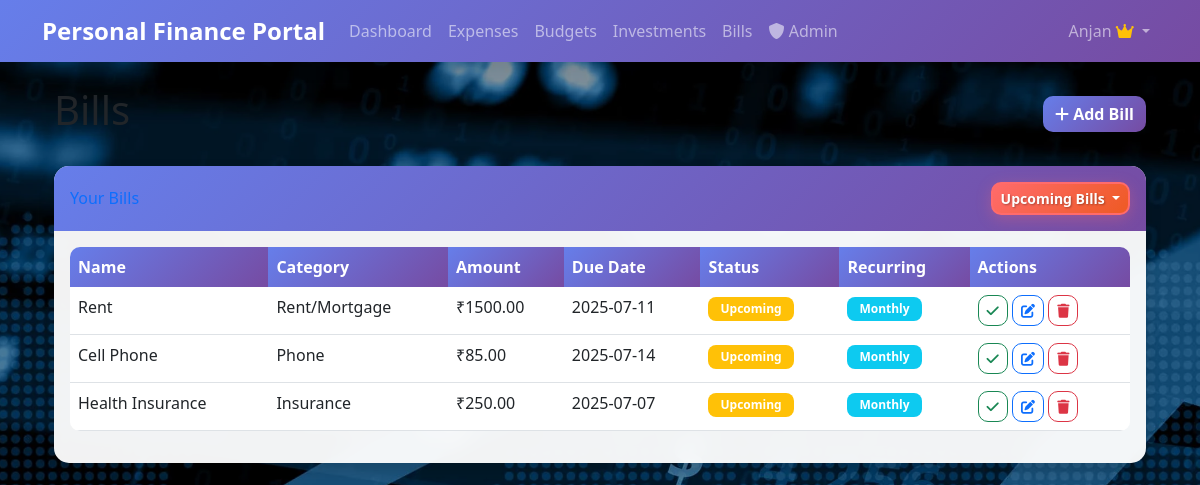
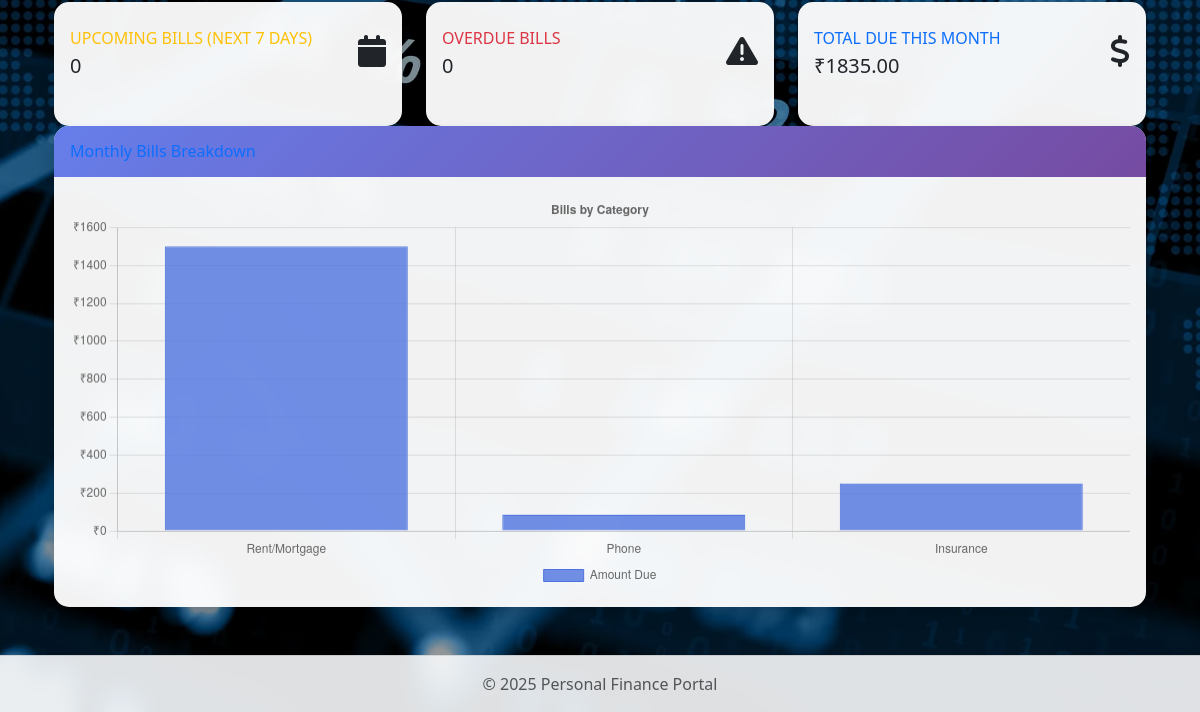
The page /bills/?filter=upcoming (signed in) on the database as committed earlier (2 pictures, top to bottom).
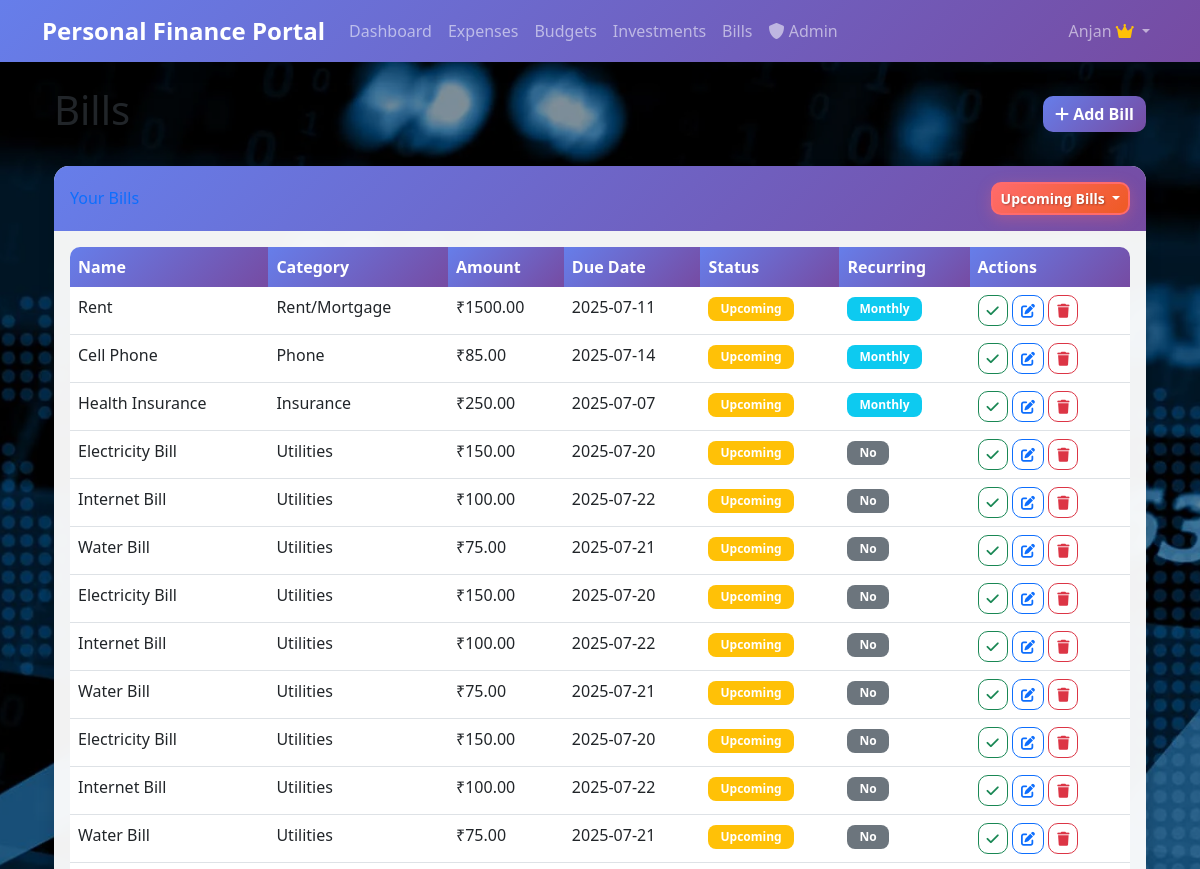
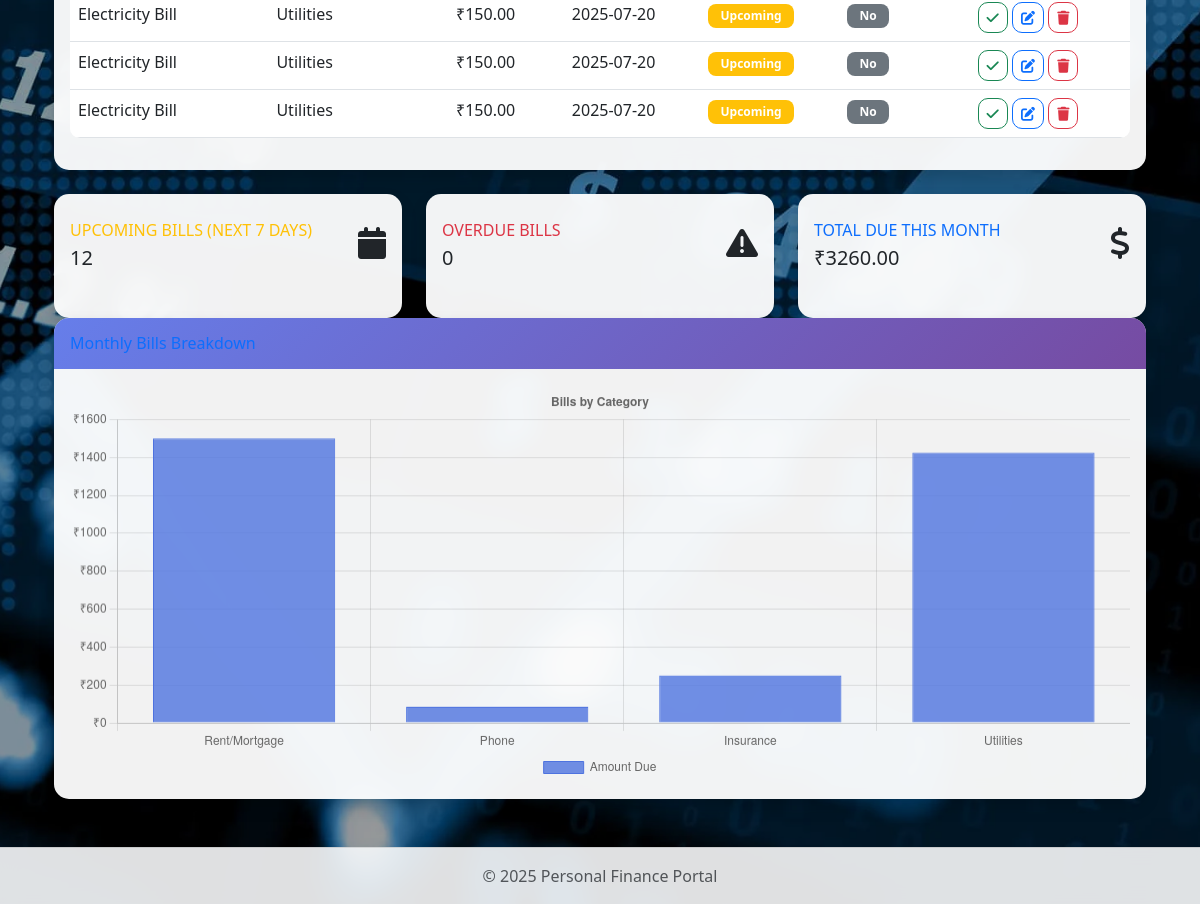
The same page on the database as committed later (2 pictures, top to bottom).
### app/models/bill.py (models this page shows, shortened)
class Bill(db.Model):
    id = db.Column(db.Integer, primary_key=True)
    user_id = db.Column(db.Integer, db.ForeignKey('user.id'), nullable=False)
    name = db.Column(db.String(100), nullable=False)
    category = db.Column(db.String(50), nullable=False)
    amount = db.Column(db.Float, nullable=False)
    due_date = db.Column(db.DateTime, nullable=False)
    status = db.Column(db.String(20), nullable=False, default='Upcoming')  # Upcoming, Paid, Overdue
    is_recurring = db.Column(db.Boolean, nullable=False, default=False)
    recurrence_frequency = db.Column(db.String(20), nullable=True)  # Weekly, Monthly, Quarterly, Yearly

### app/routes/bills.py (the view)
@bills_bp.route('/')
@login_required
def index():
    bills_exist = Bill.query.filter_by(user_id=current_user.id).first() is not None
    if not bills_exist:
        create_sample_bills()
    filter_type = request.args.get('filter', 'all')
    query = Bill.query.filter_by(user_id=current_user.id)
    if filter_type == 'upcoming':
        query = query.filter(Bill.status == 'Upcoming')
    elif filter_type == 'paid':
        query = query.filter(Bill.status == 'Paid')
    elif filter_type == 'overdue':
        query = query.filter(Bill.status == 'Overdue')
    bills = query.all()
    today = datetime.now().date()
    upcoming_count = 0
    overdue_count = 0
    total_due_month = 0
    bill_categories = []
    category_amounts = []
    category_totals = {}
    for bill in bills:
        if bill.status != 'Paid' and (bill.due_date.date() - today).days <= 7 and (bill.due_date.date() - today).days >= 0:
            upcoming_count += 1
        if bill.status == 'Overdue':
            overdue_count += 1
        if bill.due_date.year == today.year and bill.due_date.month == today.month:
            total_due_month += bill.amount
        if bill.category in category_totals:
            category_totals[bill.category] += bill.amount
        else:
            category_totals[bill.category] = bill.amount
    for category, amount in category_totals.items():
        bill_categories.append(category)
        category_amounts.append(amount)
    return render_template('bills/index.html',
                          title='Bills',
                          bills=bills,
                          upcoming_count=upcoming_count,
                          overdue_count=overdue_count,
                          total_due_month=total_due_month,
                          bill_categories=bill_categories,
                          category_amounts=category_amounts,
                          active_filter=filter_type)

### app/models/user.py (called while the page is built)
@login_manager.user_loader
def load_user(id):
    return User.query.get(int(id))

### app/utils/date_utils.py (called while the page is built)
def get_current_datetime():
    return datetime.now()

### app/templates/bills/index.html (shortened to what the changed rows need)
{% extends "base.html" %}
{% block content %}
<div class="container mt-4">
    <div class="d-flex justify-content-between align-items-center mb-4">
        <h1>Bills</h1>
    </div>
    {% if bills %}
    <div class="card shadow mb-4">
        <div class="card-body">
            <div class="table-responsive">
                <table class="table table-hover">
                    <thead>
                        <tr>
                            <th>Name</th>
                            <th>Category</th>
                            <th>Amount</th>
                            <th>Due Date</th>
                            <th>Status</th>
                            <th>Recurring</th>
                            <th>Actions</th>
                        </tr>
                    </thead>
                    <tbody>
                        {% for bill in bills %}
                        <tr>
                            <td>{{ bill.name }}</td>
                            <td>{{ bill.category }}</td>
                            <td>₹{{ "%.2f"|format(bill.amount) }}</td>
                            <td>{{ bill.due_date.strftime('%Y-%m-%d') }}</td>
                            <td>
                                {% if bill.status == 'Paid' %}
                                <span class="badge bg-success">Paid</span>
                                {% elif bill.status == 'Overdue' %}
                                <span class="badge bg-danger">Overdue</span>
                                {% else %}
                                <span class="badge bg-warning">Upcoming</span>
                                {% endif %}
                            </td>
                            <td>
                                {% if bill.is_recurring %}
                                <span class="badge bg-info">{{ bill.recurrence_frequency }}</span>
                                {% else %}
                                <span class="badge bg-secondary">No</span>
                                {% endif %}
                            </td>
                            <td>
                                <button class="btn btn-sm btn-outline-success" data-bs-toggle="modal"
                                    data-bs-target="#markPaidModal{{ bill.id }}">
                                    <i class="fas fa-check"></i>
                                </button>
                                <button class="btn btn-sm btn-outline-primary" data-bs-toggle="modal"
                                    data-bs-target="#editBillModal{{ bill.id }}">
                                    <i class="fas fa-edit"></i>
                                </button>
                                <button class="btn btn-sm btn-outline-danger" data-bs-toggle="modal"
                                    data-bs-target="#deleteBillModal{{ bill.id }}">
                                    <i class="fas fa-trash"></i>
                                </button>
                            </td>
                        </tr>
                        {% endfor %}
                    </tbody>
                </table>
            </div>
        </div>
    </div>
    {% else %}
    <div class="alert alert-info">
        You haven't added any bills yet. Click the "Add Bill" button to get started.
    </div>
    {% endif %}
    <div class="row">
        <div class="col-md-4">
            <div class="card border-left-warning shadow h-100 py-2 mb-4">
                <div class="card-body">
                    <div class="row no-gutters align-items-center">
                        <div class="col mr-2">
                            <div class="text-xs font-weight-bold text-warning text-uppercase mb-1">
                                Upcoming Bills (Next 7 Days)</div>
                            <div class="h5 mb-0 font-weight-bold text-gray-800">{{ upcoming_count }}</div>
                        </div>
                    </div>
                </div>
            </div>
        </div>
        <div class="col-md-4">
            <div class="card border-left-primary shadow h-100 py-2 mb-4">
                <div class="card-body">
                    <div class="row no-gutters align-items-center">
                        <div class="col mr-2">
                            <div class="text-xs font-weight-bold text-primary text-uppercase mb-1">
                                Total Due This Month</div>
                            <div class="h5 mb-0 font-weight-bold text-gray-800">₹{{ "%.2f"|format(total_due_month) }}
                            </div>
                        </div>
                    </div>
                </div>
            </div>
        </div>
    </div>
    <div class="card shadow mb-4">
        <div class="card-body">
            <canvas id="billsChart" width="800" height="300"></canvas>
        </div>
    </div>
</div>
<script>
    document.addEventListener('DOMContentLoaded', function () {
        // Toggle recurrence options based on checkbox
        const isRecurringCheckbox = document.getElementById('is_recurring');
        const recurrenceOptions = document.getElementById('recurrenceOptions');
        if (isRecurringCheckbox && recurrenceOptions) {
            isRecurringCheckbox.addEventListener('change', function () {
                recurrenceOptions.style.display = this.checked ? 'block' : 'none';
            });
        }
        // Bills Chart
        var billsCtx = document.getElementById('billsChart').getContext('2d');
        var billsChart = new Chart(billsCtx, {
            type: 'bar',
            data: {
                labels: {{ bill_categories| tojson }},
        datasets: [{
            label: 'Amount Due',
            data: {{ category_amounts| tojson }},
        backgroundColor: 'rgba(78, 115, 223, 0.8)',
        borderColor: 'rgba(78, 115, 223, 1)',
        borderWidth: 1
            }]
        },
        options: {
        scales: {
            y: {
                beginAtZero: true,
                ticks: {
                    callback: function (value) {
                        return '₹' + value;
                    }
                }
            }
        },
        plugins: {
            title: {
                display: true,
                text: 'Bills by Category'
            },
            legend: {
                position: 'bottom'
            }
        }
    }
    });
});
</script>
{% endblock %}

Rows that differ between the two databases and show on the page:
added Bill: name "Electricity Bill", category "Utilities", amount "150.00", due_date "2025-07-20", status "Upcoming", is_recurring "No"
added Bill: name "Internet Bill", category "Utilities", amount "100.00", due_date "2025-07-22", status "Upcoming", is_recurring "No"
added Bill: name "Water Bill", category "Utilities", amount "75.00", due_date "2025-07-21", status "Upcoming", is_recurring "No"
added Bill: name "Electricity Bill", category "Utilities", amount "150.00", due_date "2025-07-20", status "Upcoming", is_recurring "No"
added Bill: name "Internet Bill", category "Utilities", amount "100.00", due_date "2025-07-22", status "Upcoming", is_recurring "No"
added Bill: name "Water Bill", category "Utilities", amount "75.00", due_date "2025-07-21", status "Upcoming", is_recurring "No"
added Bill: name "Electricity Bill", category "Utilities", amount "150.00", due_date "2025-07-20", status "Upcoming", is_recurring "No"
added Bill: name "Internet Bill", category "Utilities", amount "100.00", due_date "2025-07-22", status "Upcoming", is_recurring "No"
added Bill: name "Water Bill", category "Utilities", amount "75.00", due_date "2025-07-21", status "Upcoming", is_recurring "No"
added Bill: name "Electricity Bill", category "Utilities", amount "150.00", due_date "2025-07-20", status "Upcoming", is_recurring "No"
added Bill: name "Electricity Bill", category "Utilities", amount "150.00", due_date "2025-07-20", status "Upcoming", is_recurring "No"
added Bill: name "Electricity Bill", category "Utilities", amount "150.00", due_date "2025-07-20", status "Upcoming", is_recurring "No"
Other text that changed with them:
{{ upcoming_count }}: "0" → "12"
{{ "%.2f"|format(total_due_month) }}: "1835.00" → "3260.00"
chart data {{ bill_categories| tojson }}: ["Rent/Mortgage", "Phone", "Insurance"] → ["Rent/Mortgage", "Phone", "Insurance", "Utilities"]
chart data {{ category_amounts| tojson }}: [1500.0, 85.0, 250.0] → [1500.0, 85.0, 250.0, 1425.0]
